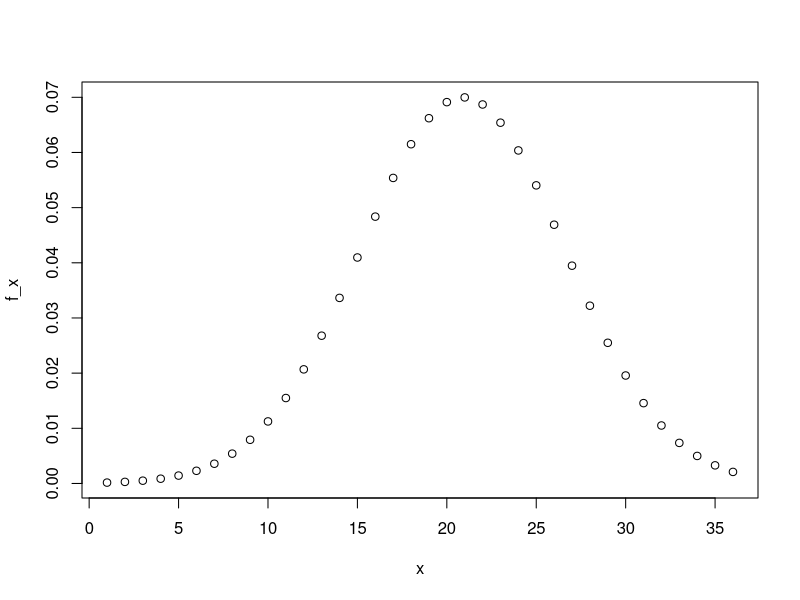
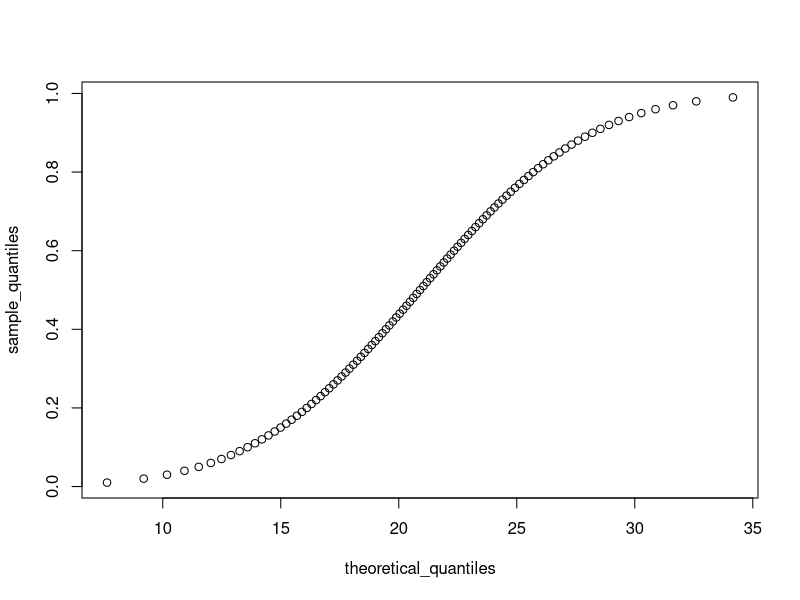

The R script that drew these images, in order:
set.seed(16, sample.kind = "Rounding")

act_scores <- rnorm(10000, 20.9, 5.7)
mean(act_scores)
sd(act_scores)

sum(act_scores >= 36)
sum(act_scores >= 30)/length(act_scores)
sum(act_scores <= 10)/length(act_scores)

x <- seq(1:36)
f_x <- dnorm(x,20.9,5.7)
plot(x,f_x)

z_act_scores <- (act_scores-mean(act_scores))/sd(act_scores)
sum(z_act_scores > 2)/length(z_act_scores)

mean(act_scores)+2*sd(act_scores)

qnorm(0.975,mean(act_scores),sd(act_scores))


##################################


B <- seq(1:36)
compute_ACT <- function(B){
  sum(act_scores <= B)/length(act_scores)
  }

prob <- sapply(B, compute_ACT)
data.frame(rank(prob),prob)

sample_quantiles <- seq(0.01, 0.99, 0.01)
quantile(act_scores, sample_quantiles)

#  versus theoretical_quantiles on the x-axis.
theoretical_quantiles <- qnorm(sample_quantiles, 20.9, 5.7)
qqplot(y=sample_quantiles, x=theoretical_quantiles)